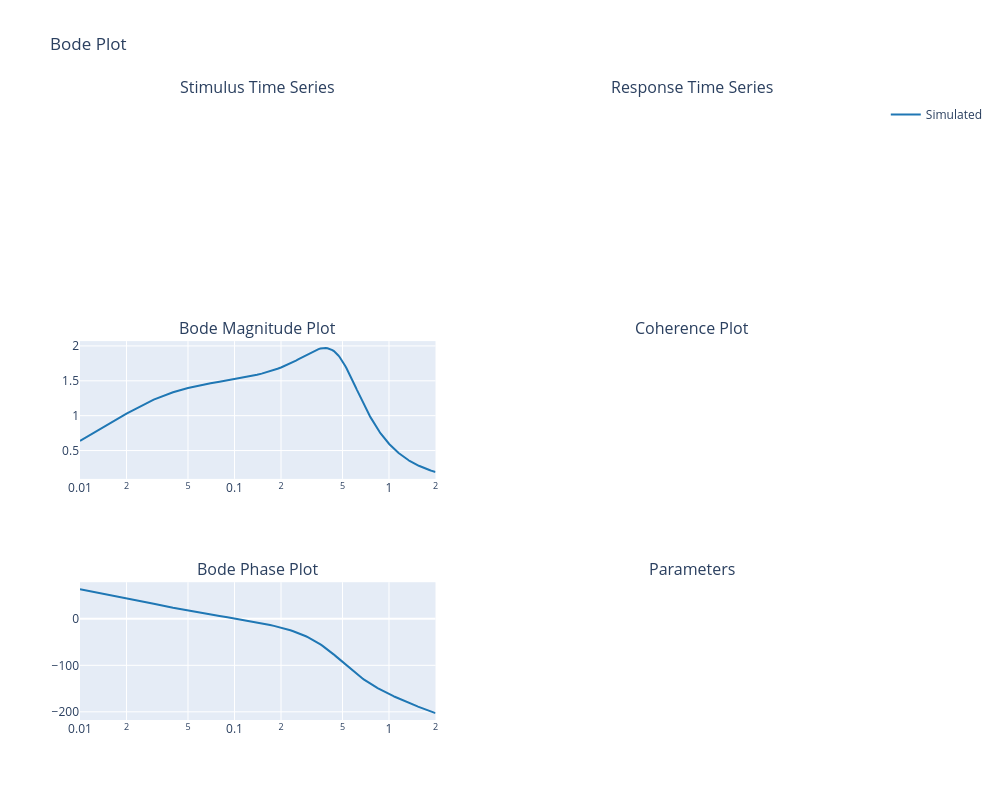

Notebook code for this chart:
### Code cell
model.plot()

### Figure 1 — Plotly figure (JSON) as saved in the notebook; plotly's stock layout.template omitted (floating-point values rounded to 4 significant figures; data arrays with more than 128 entries replaced by an {"elided": "..."} marker saying what was removed)
{"data": [{"line": {"color": "#1f77b4"}, "mode": "lines", "name": "Simulated", "showlegend": true, "type": "scatter", "x": {"elided": "200 float values"}, "xaxis": "x3", "y": {"elided": "200 float values"}, "yaxis": "y3"}, {"line": {"color": "#1f77b4"}, "mode": "lines", "showlegend": false, "type": "scatter", "x": {"elided": "200 float values"}, "xaxis": "x5", "y": {"elided": "200 float values"}, "yaxis": "y5"}], "layout": {"annotations": [{"font": {"size": 16}, "showarrow": false, "text": "Stimulus Time Series", "x": 0.225, "xanchor": "center", "xref": "paper", "y": 1, "yanchor": "bottom", "yref": "paper"}, {"font": {"size": 16}, "showarrow": false, "text": "Response Time Series", "x": 0.775, "xanchor": "center", "xref": "paper", "y": 1, "yanchor": "bottom", "yref": "paper"}, {"font": {"size": 16}, "showarrow": false, "text": "Bode Magnitude Plot", "x": 0.225, "xanchor": "center", "xref": "paper", "y": 0.6111, "yanchor": "bottom", "yref": "paper"}, {"font": {"size": 16}, "showarrow": false, "text": "Coherence Plot", "x": 0.775, "xanchor": "center", "xref": "paper", "y": 0.6111, "yanchor": "bottom", "yref": "paper"}, {"font": {"size": 16}, "showarrow": false, "text": "Bode Phase Plot", "x": 0.225, "xanchor": "center", "xref": "paper", "y": 0.2222, "yanchor": "bottom", "yref": "paper"}, {"font": {"size": 16}, "showarrow": false, "text": "Parameters", "x": 0.775, "xanchor": "center", "xref": "paper", "y": 0.2222, "yanchor": "bottom", "yref": "paper"}], "height": 800, "title": {"text": "Bode Plot"}, "width": 1000, "xaxis": {"anchor": "y", "domain": [0, 0.45]}, "xaxis2": {"anchor": "y2", "domain": [0.55, 1]}, "xaxis3": {"anchor": "y3", "domain": [0, 0.45], "type": "log"}, "xaxis4": {"anchor": "y4", "domain": [0.55, 1]}, "xaxis5": {"anchor": "y5", "domain": [0, 0.45], "type": "log"}, "yaxis": {"anchor": "x", "domain": [0.7778, 1]}, "yaxis2": {"anchor": "x2", "domain": [0.7778, 1]}, "yaxis3": {"anchor": "x3", "domain": [0.3889, 0.6111]}, "yaxis4": {"anchor": "x4", "domain": [0.3889, 0.6111]}, "yaxis5": {"anchor": "x5", "domain": [0, 0.2222]}}}
